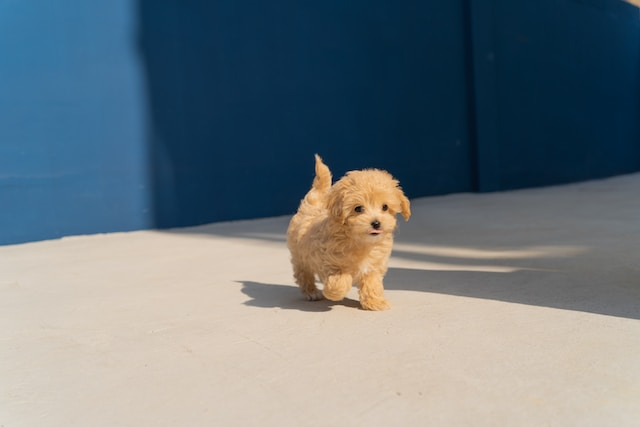
#> input picture data/puppy2.jpg, 640 x 427 px
$ jupyter execute cv2_puppy.ipynb
#> lines starting #> are read from the running program, lines starting #| are printed output that depends on the picture
[cell 1]
import cv2

[cell 2]
import numpy as np
import matplotlib.pyplot as plt

[cell 3]
img = cv2.imread('./data/puppy2.jpg')
#> img is the input picture: shape (427, 640, 3); mean B, G, R 126.3, 120, 108.4
type(img)

[cell 4]
tmp = cv2.imread('./data/notexisted.jpg')
type(tmp)

[cell 5]
img.shape
#> Out = (427, 640, 3)

[cell 6]
plt.imshow(img)

[cell 7]
fix_img = cv2.cvtColor(img, cv2.COLOR_BGR2RGB)
plt.imshow(fix_img);

[cell 8]
img_gray = cv2.imread('./data/puppy2.jpg', cv2.IMREAD_GRAYSCALE)
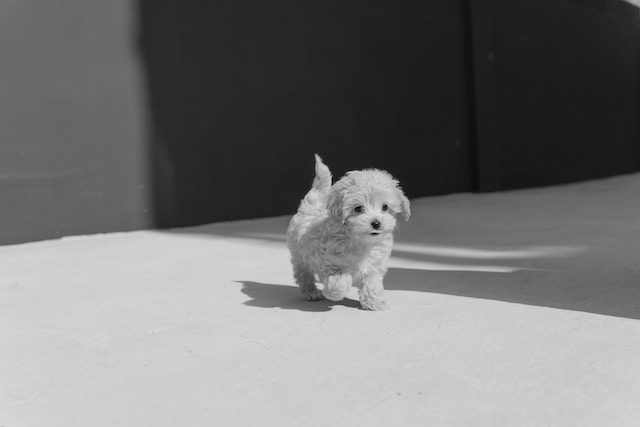
#> img_gray: shape (427, 640); min 0, max 221, mean 117.3
plt.imshow(img_gray, cmap='gray');

[cell 9]
new_img = cv2.resize(fix_img, (400, 250))
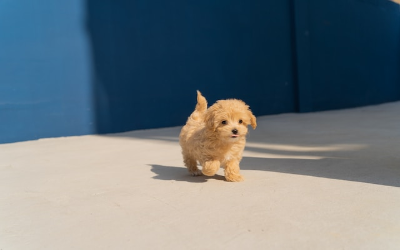
#> new_img: shape (250, 400, 3); mean R, G, B 108.4, 120, 126.3
plt.imshow(new_img);

[cell 10]
plt.imshow(cv2.flip(fix_img, 0))
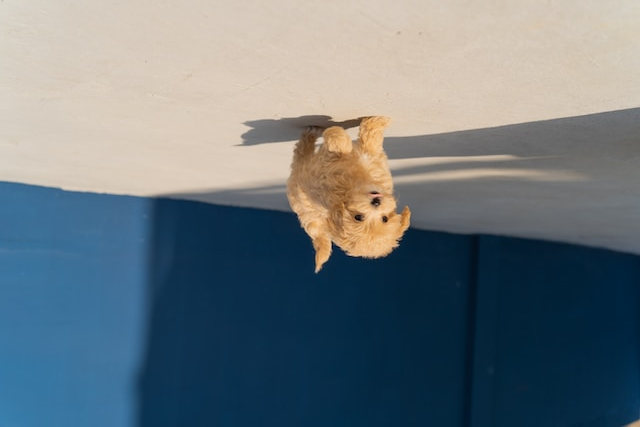
#> shown: shape (427, 640, 3); mean R, G, B 108.4, 120, 126.3

[cell 11]
plt.imshow(cv2.flip(fix_img, 1))
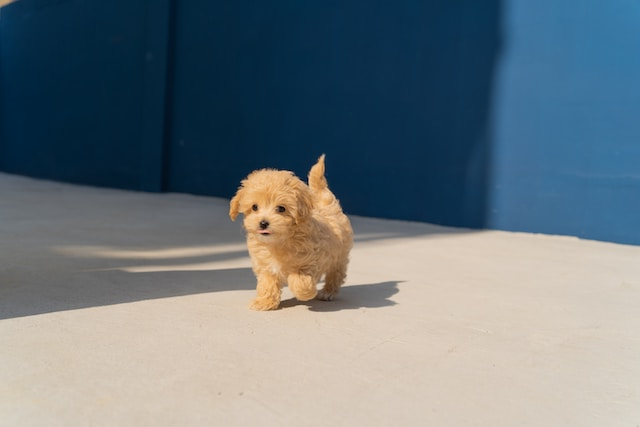
#> shown: shape (427, 640, 3); mean R, G, B 108.4, 120, 126.3

[cell 12]
plt.imshow(cv2.flip(fix_img, -1))
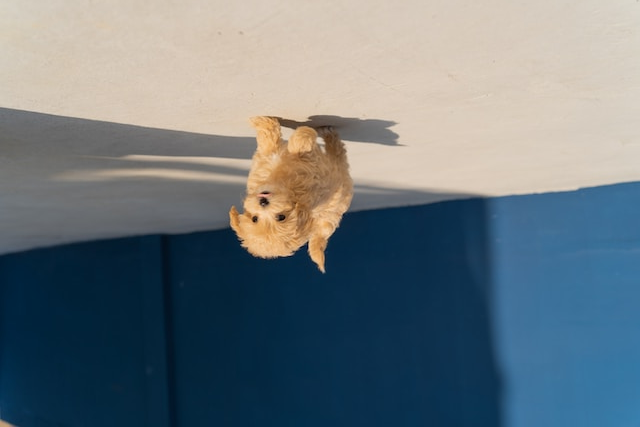
#> shown: shape (427, 640, 3); mean R, G, B 108.4, 120, 126.3

$ run again, with data/puppy1.jpg copied over data/puppy2.jpg
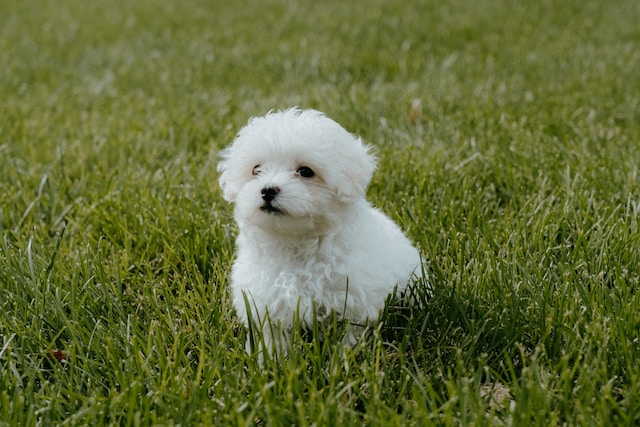
#> input picture data/puppy1.jpg, 640 x 427 px
#> img is the input picture: shape (427, 640, 3); mean B, G, R 56.7, 107.6, 99.1
#> `new_img = cv2.resize(fix_img, (400, 250))`:
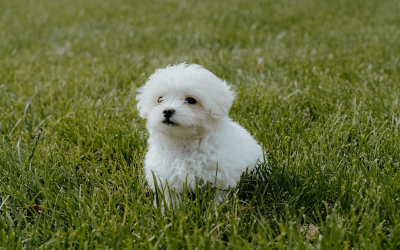
#> new_img: shape (250, 400, 3); mean R, G, B 99, 107.5, 56.6
#> `[cell 12] plt.imshow(cv2.flip(fix_img, -1))`:
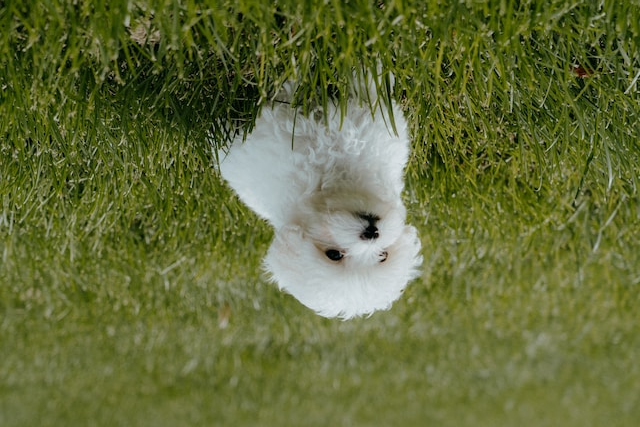
#> shown: shape (427, 640, 3); mean R, G, B 99.1, 107.6, 56.7

$ run again, with data/dog_and_pinkwink.jpg copied over data/puppy2.jpg
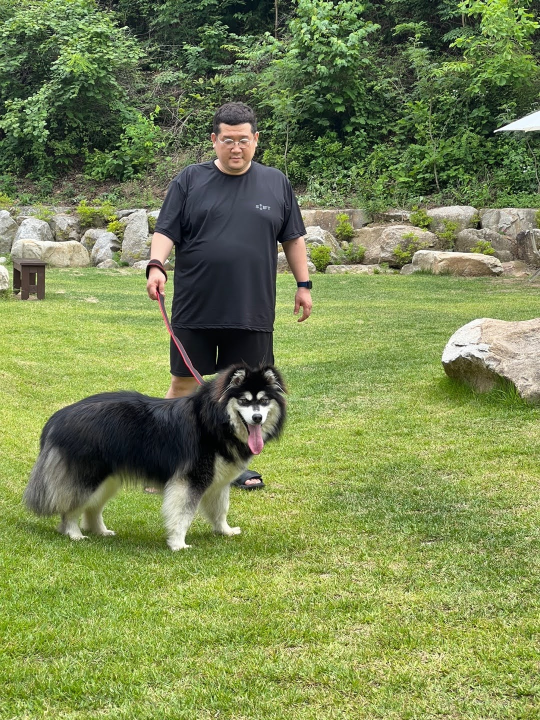
#> input picture data/dog_and_pinkwink.jpg, 1080 x 1440 px (shown at 1/2 size)
#> img is the input picture: shape (1440, 1080, 3); mean B, G, R 82, 136, 121.9
#> `new_img = cv2.resize(fix_img, (400, 250))`:
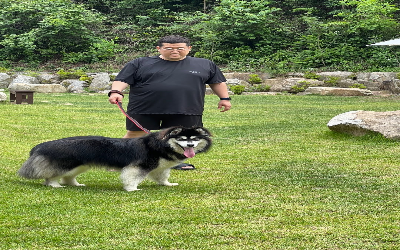
#> new_img: shape (250, 400, 3); mean R, G, B 121.9, 135.9, 81.9
#> `[cell 12] plt.imshow(cv2.flip(fix_img, -1))`:
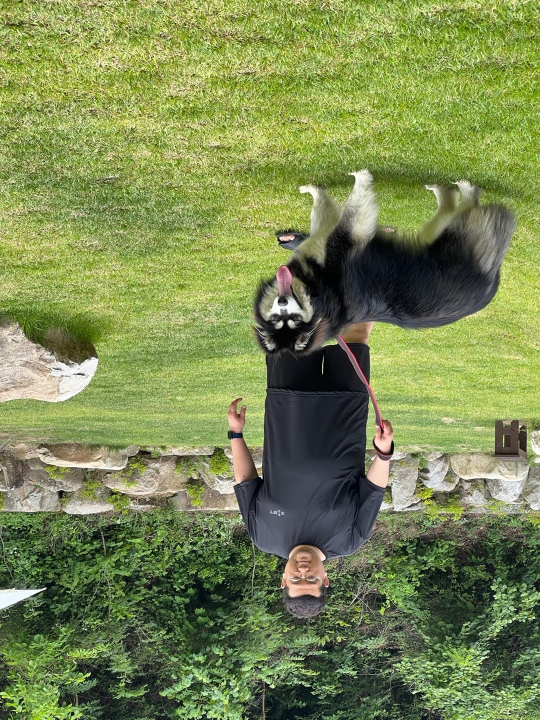
#> shown: shape (1440, 1080, 3) (shown at 1/2 size); mean R, G, B 121.9, 136, 82
